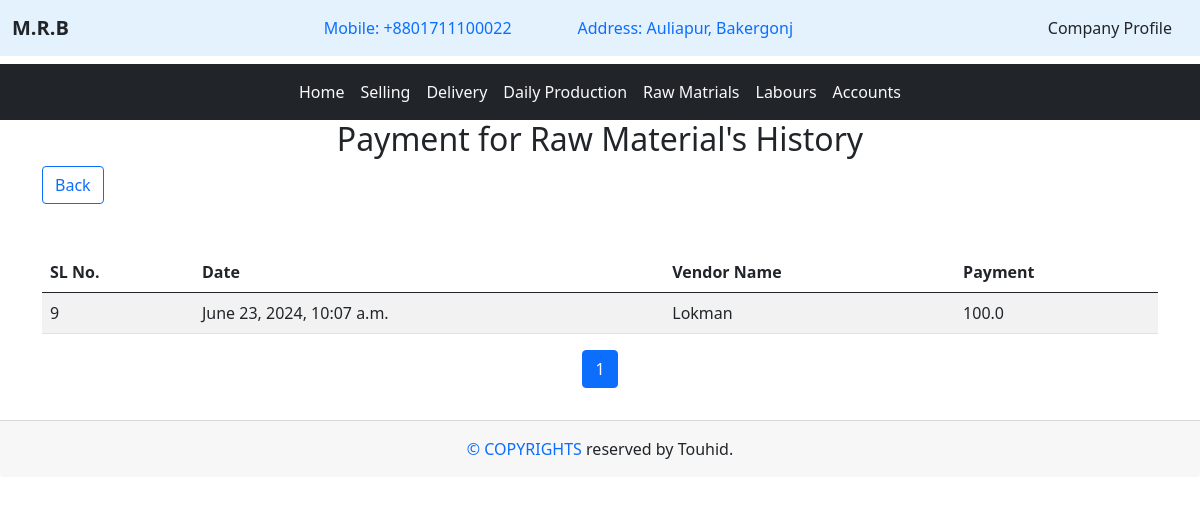
Screenshot of /materials/material_payment_history/ (signed in) with the database file from the repository.
### home/models.py (models this page shows, shortened)
class Company(models.Model):
    cname = models.TextField(max_length=20)
    cmobile = models.TextField(max_length=14)
    caddress = models.TextField(max_length=100)

### raw_materials/models.py (models this page shows, shortened)
class Material_payment_history(models.Model):
    vendor_name = models.CharField(max_length=50)
    amount = models.FloatField()
    date = models.DateTimeField(auto_now_add=True)

### raw_materials/views.py (the view)
# urls.py: path('material_payment_history/', views.material_payment_history, name='material_payment_history'),
@login_required
def material_payment_history(request):
    cprofile = get_object_or_404(Company, id=1)
    paid_bills = Material_payment_history.objects.all()
    paginator = Paginator(paid_bills, 10)  # Number of items per page
    page_number = request.GET.get('page')
    try:
        page_data = paginator.page(page_number)
    except PageNotAnInteger:
        page_data = paginator.page(1)
    except EmptyPage:
        page_data = paginator.page(paginator.num_pages)
    context = {
            'profile' : cprofile,
            'paid_bills' : page_data
        }
    return render(request, 'raw_materials/materials_payment_list.html', context)

### Templates/raw_materials/materials_payment_list.html (shortened to what this page needs)
{% extends "base.html" %}
{% block content %}
<div class="container">
    <h2 class="text-center">Payment for Raw Material's History</h2>
    <a href="{% url 'raw_materials' %}" class="btn btn-outline-primary">Back</a>
    <div class="mt-5">
        <table class="table table-striped">
            <thead>
                <tr>
                    <th>SL No.</th>
                    <th>Date</th>
                    <th>Vendor Name</th>
                    <th>Payment</th>
                </tr>
            </thead>
            <tbody>
                {% for item in paid_bills %}
                <tr>
                    <td>{{ item.id }}</td>
                    <td>{{ item.date }}</td>
                    <td>{{ item.vendor_name }}</td>
                    <td>{{ item.amount }}</td>
                </tr>
                {% endfor %}
            </tbody>
        </table>
        <div class="pagination justify-content-center">
            <ul class="pagination">
                {% for num in paid_bills.paginator.page_range %}
                    <li class="page-item {% if num == paid_bills.number %}active{% endif %}">
                        <a href="?page={{ num }}" class="page-link">{{ num }}</a>
                    </li>
                {% endfor %}
            </ul>
        </div>
    </div>
</div>
{% endblock content %}

### Templates/base.html (shortened to what this page needs)
<!DOCTYPE html>
{% load static %}
<html lang="en">
<head>
    <link rel="stylesheet" href="{% static 'bootstrap/css/bootstrap.min.css' %}">
</head>
<body>
    <header>
        <nav class="navbar navbar-expand-lg" style="background-color: #e3f2fd;">
            <div class="container-fluid">
                <a class="navbar-brand text-dark" href="{% url "home" %}"><b>{{ profile.cname }}</b></a>
                <div class="collapse navbar-collapse" id="navbarSupportedContent">
                    <ul class="navbar-nav m-auto mb-2 mb-lg-0">
                        <li class="nav-item">
                            <a class="nav-link" aria-current="page" href="#">Mobile: {{ profile.cmobile }}</a>
                        </li>
                        <li class="nav-item" style="margin-left: 50px;">
                            <a class="nav-link" aria-current="page" href="#">Address: {{ profile.caddress }}</a>
                        </li>
                    </ul>
                    <div class="d-flex" role="search">
                        <a href="{% url 'company' %}" class="nav-link text-dark">Company Profile</a>
                    </div>
                </div>
            </div>
        </nav>
    </header>
    <div class="mt-2">
        <nav class="navbar navbar-expand-lg bg-dark">
            <div class="container-fluid">
                <div class="collapse navbar-collapse" id="navbarSupportedContent">
                    <ul class="navbar-nav m-auto mb-2 mb-lg-0">
                        <li class="nav-item">
                            <a class="nav-link active text-light" aria-current="page" href="{% url 'home' %}">Home</a>
                        </li>
                        <li class="nav-item">
                            <a class="nav-link active text-light" aria-current="page" href="{% url 'selling' %}">Selling</a>
                        </li>
                        <li class="nav-item">
                            <a class="nav-link active text-light" aria-current="page" href="{% url 'delivery' %}">Delivery</a>
                        </li>
                        <li class="nav-item">
                            <a class="nav-link active text-light" aria-current="page" href="{% url 'production' %}">Daily Production</a>
                        </li>
                        <li class="nav-item">
                            <a class="nav-link active text-light" aria-current="page" href="{% url 'raw_materials' %}">Raw Matrials</a>
                        </li>
                        <li class="nav-item">
                            <a class="nav-link active text-light" aria-current="page" href="{% url 'labours' %}">Labours</a>
                        </li>
                        <li class="nav-item">
                            <a class="nav-link active text-light" aria-current="page" href="{% url 'accounts' %}">Accounts</a>
                        </li>
                    </ul>
                </div>
            </div>
        </nav>
    </div>
    {% block content %}
    {% endblock content %}
    <footer>
        <div class="card-footer text-center p-3 mt-3">
            <span class="text-primary"><span>&#169</span> COPYRIGHTS</span> reserved by Touhid.
        </div>
    </footer>
</body>
</html>

### rows the page displays
Company: cname "M.R.B", cmobile "+8801711100022", caddress "Auliapur, Bakergonj"
Material_payment_history: id "9", date "June 23, 2024, 10:07 a.m.", vendor_name "Lokman", amount "100.0"

### other values shown
{{ num }} "1"
